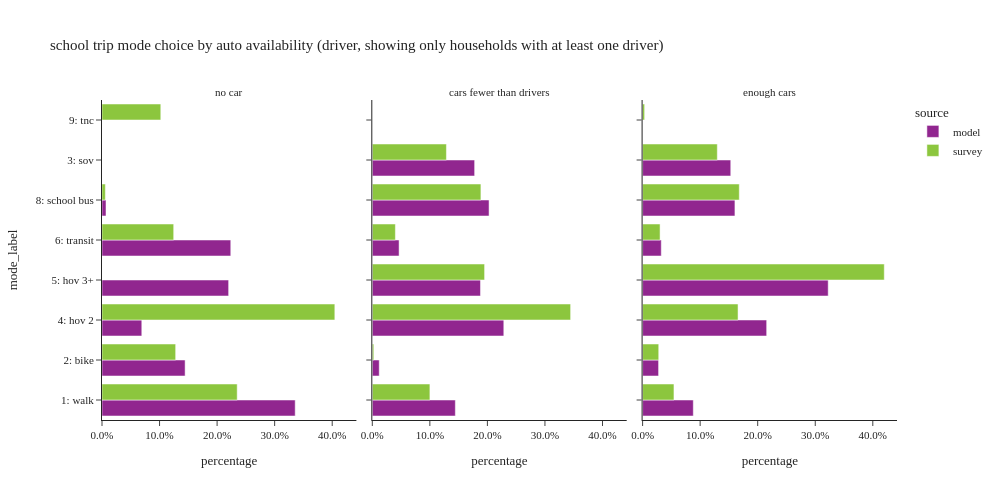

This figure's notebook cell:
### Code cell
plot_mode_choice(sc_trip.loc[sc_trip['auto_available_driver']!="no dirver"],"auto_available_driver",
                 {"auto_available_driver":["no car", "cars fewer than drivers","enough cars"],
                  "tmodetp_label":["1: walk","2: bike","3: sov","4: hov 2","5: hov 3+","6: transit",
                                   "8: school bus","9: otherÃ¢â‚¬â€œsurvey only"]},
                 "auto availability (driver, showing only households with at least one driver)",3,500,1000)

### Figure 1 — Plotly figure (JSON) as saved in the notebook; plotly's stock layout.template omitted (floating-point values rounded to 4 significant figures)
{"data": [{"alignmentgroup": "True", "customdata": [[7637], [3285], [1573], [5006], [5090], [158]], "hovertemplate": "source=model<br>auto_available_driver=no car<br>percentage=%{x}<br>mode_label=%{y}<br>sample count=%{customdata[0]}<extra></extra>", "legendgroup": "model", "marker": {"color": "#91268F", "pattern": {"shape": ""}}, "name": "model", "offsetgroup": "model", "orientation": "h", "showlegend": true, "textposition": "auto", "type": "bar", "x": [0.3357, 0.1444, 0.06915, 0.2201, 0.2237, 0.006945], "xaxis": "x", "y": ["1: walk", "2: bike", "4: hov 2", "5: hov 3+", "6: transit", "8: school bus"], "yaxis": "y"}, {"alignmentgroup": "True", "customdata": [[29268], [2439], [36071], [46351], [38131], [9439], [41153]], "hovertemplate": "source=model<br>auto_available_driver=cars fewer than drivers<br>percentage=%{x}<br>mode_label=%{y}<br>sample count=%{customdata[0]}<extra></extra>", "legendgroup": "model", "marker": {"color": "#91268F", "pattern": {"shape": ""}}, "name": "model", "offsetgroup": "model", "orientation": "h", "showlegend": false, "textposition": "auto", "type": "bar", "x": [0.1443, 0.01202, 0.1778, 0.2285, 0.188, 0.04653, 0.2029], "xaxis": "x2", "y": ["1: walk", "2: bike", "3: sov", "4: hov 2", "5: hov 3+", "6: transit", "8: school bus"], "yaxis": "y2"}, {"alignmentgroup": "True", "customdata": [[38940], [12276], [67700], [95290], [142545], [14341], [70908]], "hovertemplate": "source=model<br>auto_available_driver=enough cars<br>percentage=%{x}<br>mode_label=%{y}<br>sample count=%{customdata[0]}<extra></extra>", "legendgroup": "model", "marker": {"color": "#91268F", "pattern": {"shape": ""}}, "name": "model", "offsetgroup": "model", "orientation": "h", "showlegend": false, "textposition": "auto", "type": "bar", "x": [0.0881, 0.02777, 0.1532, 0.2156, 0.3225, 0.03245, 0.1604], "xaxis": "x3", "y": ["1: walk", "2: bike", "3: sov", "4: hov 2", "5: hov 3+", "6: transit", "8: school bus"], "yaxis": "y3"}, {"alignmentgroup": "True", "customdata": [[15], [1], [2], [7], [2], [2]], "hovertemplate": "source=survey<br>auto_available_driver=no car<br>percentage=%{x}<br>mode_label=%{y}<br>sample count=%{customdata[0]}<extra></extra>", "legendgroup": "survey", "marker": {"color": "#8CC63E", "pattern": {"shape": ""}}, "name": "survey", "offsetgroup": "survey", "orientation": "h", "showlegend": true, "textposition": "auto", "type": "bar", "x": [0.2349, 0.128, 0.4046, 0.1246, 0.005833, 0.1022], "xaxis": "x", "y": ["1: walk", "2: bike", "4: hov 2", "6: transit", "8: school bus", "9: tnc"], "yaxis": "y"}, {"alignmentgroup": "True", "customdata": [[42], [9], [17], [48], [39], [17], [45]], "hovertemplate": "source=survey<br>auto_available_driver=cars fewer than drivers<br>percentage=%{x}<br>mode_label=%{y}<br>sample count=%{customdata[0]}<extra></extra>", "legendgroup": "survey", "marker": {"color": "#8CC63E", "pattern": {"shape": ""}}, "name": "survey", "offsetgroup": "survey", "orientation": "h", "showlegend": false, "textposition": "auto", "type": "bar", "x": [0.1001, 0.002586, 0.1288, 0.3446, 0.1951, 0.0401, 0.1887], "xaxis": "x2", "y": ["1: walk", "2: bike", "3: sov", "4: hov 2", "5: hov 3+", "6: transit", "8: school bus"], "yaxis": "y2"}, {"alignmentgroup": "True", "customdata": [[42], [12], [34], [102], [122], [14], [86], [1]], "hovertemplate": "source=survey<br>auto_available_driver=enough cars<br>percentage=%{x}<br>mode_label=%{y}<br>sample count=%{customdata[0]}<extra></extra>", "legendgroup": "survey", "marker": {"color": "#8CC63E", "pattern": {"shape": ""}}, "name": "survey", "offsetgroup": "survey", "orientation": "h", "showlegend": false, "textposition": "auto", "type": "bar", "x": [0.05449, 0.02803, 0.1298, 0.1658, 0.4199, 0.03035, 0.168, 0.003517], "xaxis": "x3", "y": ["1: walk", "2: bike", "3: sov", "4: hov 2", "5: hov 3+", "6: transit", "8: school bus", "9: tnc"], "yaxis": "y3"}], "layout": {"annotations": [{"font": {}, "showarrow": false, "text": "no car", "x": 0.16, "xanchor": "center", "xref": "paper", "y": 1.0, "yanchor": "bottom", "yref": "paper"}, {"font": {}, "showarrow": false, "text": "cars fewer than drivers", "x": 0.5, "xanchor": "center", "xref": "paper", "y": 1.0, "yanchor": "bottom", "yref": "paper"}, {"font": {}, "showarrow": false, "text": "enough cars", "x": 0.84, "xanchor": "center", "xref": "paper", "y": 1.0, "yanchor": "bottom", "yref": "paper"}], "barmode": "group", "height": 500, "legend": {"title": {"text": "source"}, "tracegroupgap": 0}, "title": {"text": "school trip mode choice by auto availability (driver, showing only households with at least one driver)"}, "width": 1000, "xaxis": {"anchor": "y", "domain": [0.0, 0.32], "tickformat": ".1%", "title": {"text": "percentage"}}, "xaxis2": {"anchor": "y2", "domain": [0.34, 0.66], "matches": "x", "tickformat": ".1%", "title": {"text": "percentage"}}, "xaxis3": {"anchor": "y3", "domain": [0.68, 1.0], "matches": "x", "tickformat": ".1%", "title": {"text": "percentage"}}, "yaxis": {"anchor": "x", "domain": [0.0, 1.0], "title": {"text": "mode_label"}}, "yaxis2": {"anchor": "x2", "domain": [0.0, 1.0], "matches": "y", "showticklabels": false}, "yaxis3": {"anchor": "x3", "domain": [0.0, 1.0], "matches": "y", "showticklabels": false}}}
